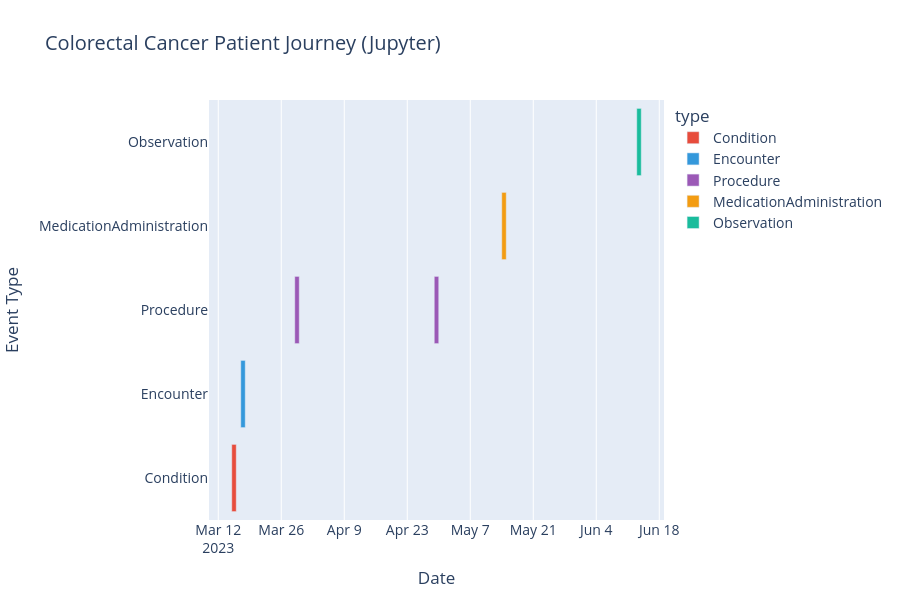

Here is the notebook cell this chart was saved with:
### Code cell
# Interactive Plotly Timeline
fig = create_plotly_timeline(df, title="Colorectal Cancer Patient Journey (Jupyter)")
fig.show()

### Figure 1 — Plotly figure (JSON) as saved in the notebook; plotly's stock layout.template omitted (floating-point values rounded to 4 significant figures)
{"data": [{"base": ["2023-03-15T00:00:00.000000000"], "hovertemplate": "<b>%{hovertext}</b><br><br>type=%{y}<br>start=%{base}<br>end=%{x}<extra></extra>", "hovertext": ["Colorectal cancer diagnosed (C18.9)"], "legendgroup": "Condition", "marker": {"color": "#e74c3c", "pattern": {"shape": ""}}, "name": "Condition", "orientation": "h", "showlegend": true, "textposition": "auto", "type": "bar", "x": [86400000], "xaxis": "x", "y": ["Condition"], "yaxis": "y"}, {"base": ["2023-03-17T00:00:00.000000000"], "hovertemplate": "<b>%{hovertext}</b><br><br>type=%{y}<br>start=%{base}<br>end=%{x}<extra></extra>", "hovertext": ["Initial oncology consult"], "legendgroup": "Encounter", "marker": {"color": "#3498db", "pattern": {"shape": ""}}, "name": "Encounter", "orientation": "h", "showlegend": true, "textposition": "auto", "type": "bar", "x": [86400000], "xaxis": "x", "y": ["Encounter"], "yaxis": "y"}, {"base": ["2023-03-29T00:00:00.000000000", "2023-04-29T00:00:00.000000000"], "hovertemplate": "<b>%{hovertext}</b><br><br>type=%{y}<br>start=%{base}<br>end=%{x}<extra></extra>", "hovertext": ["Colonoscopy with biopsy", "Partial colectomy"], "legendgroup": "Procedure", "marker": {"color": "#9b59b6", "pattern": {"shape": ""}}, "name": "Procedure", "orientation": "h", "showlegend": true, "textposition": "auto", "type": "bar", "x": [86400000, 86400000], "xaxis": "x", "y": ["Procedure", "Procedure"], "yaxis": "y"}, {"base": ["2023-05-14T00:00:00.000000000"], "hovertemplate": "<b>%{hovertext}</b><br><br>type=%{y}<br>start=%{base}<br>end=%{x}<extra></extra>", "hovertext": ["FOLFOX chemotherapy cycle 1"], "legendgroup": "MedicationAdministration", "marker": {"color": "#f39c12", "pattern": {"shape": ""}}, "name": "MedicationAdministration", "orientation": "h", "showlegend": true, "textposition": "auto", "type": "bar", "x": [86400000], "xaxis": "x", "y": ["MedicationAdministration"], "yaxis": "y"}, {"base": ["2023-06-13T00:00:00.000000000"], "hovertemplate": "<b>%{hovertext}</b><br><br>type=%{y}<br>start=%{base}<br>end=%{x}<extra></extra>", "hovertext": ["CEA tumor marker 2.1 ng/mL"], "legendgroup": "Observation", "marker": {"color": "#1abc9c", "pattern": {"shape": ""}}, "name": "Observation", "orientation": "h", "showlegend": true, "textposition": "auto", "type": "bar", "x": [86400000], "xaxis": "x", "y": ["Observation"], "yaxis": "y"}], "layout": {"barmode": "overlay", "font": {"size": 14}, "height": 600, "hovermode": "closest", "legend": {"title": {"text": "type"}, "tracegroupgap": 0}, "title": {"text": "Colorectal Cancer Patient Journey (Jupyter)"}, "xaxis": {"anchor": "y", "domain": [0, 1], "title": {"text": "Date"}, "type": "date"}, "yaxis": {"anchor": "x", "categoryarray": ["Condition", "Encounter", "Procedure", "MedicationAdministration", "Observation"], "categoryorder": "array", "domain": [0, 1], "title": {"text": "Event Type"}}}}
